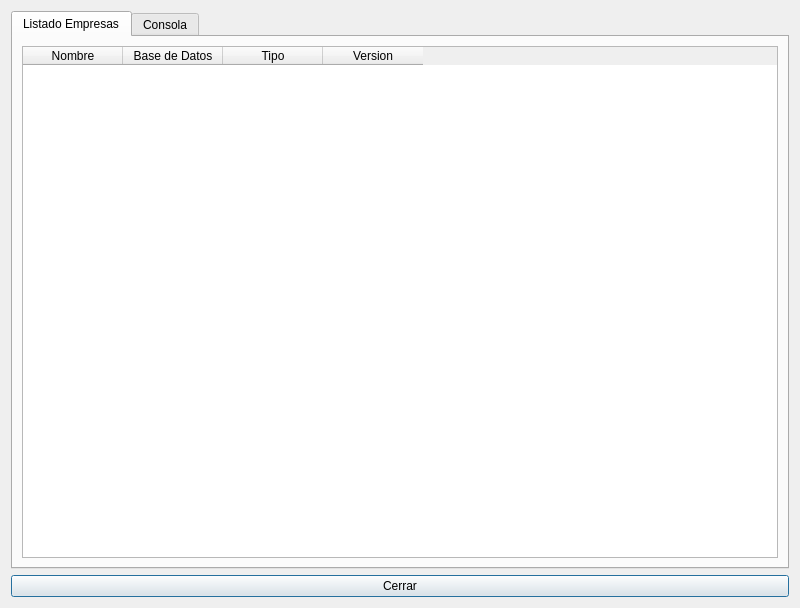
<?xml version="1.0" encoding="UTF-8"?>
<ui version="4.0">
 <class>ListEmpresasBase</class>
 <widget class="QDialog" name="ListEmpresasBase">
  <property name="geometry">
   <rect>
    <x>0</x>
    <y>0</y>
    <width>800</width>
    <height>608</height>
   </rect>
  </property>
  <property name="sizePolicy">
   <sizepolicy hsizetype="Fixed" vsizetype="Fixed">
    <horstretch>0</horstretch>
    <verstretch>0</verstretch>
   </sizepolicy>
  </property>
  <property name="maximumSize">
   <size>
    <width>800</width>
    <height>608</height>
   </size>
  </property>
  <property name="windowTitle">
   <string>Listado de Empresas</string>
  </property>
  <property name="windowIcon">
   <iconset resource="resources.qrc">
    <normaloff>:/images/bulmasetup_empresabase.xpm</normaloff>:/images/bulmasetup_empresabase.xpm</iconset>
  </property>
  <layout class="QVBoxLayout" name="verticalLayout">
   <item>
    <widget class="QTabWidget" name="tabWidget">
     <property name="currentIndex">
      <number>0</number>
     </property>
     <widget class="QWidget" name="tab">
      <attribute name="icon">
       <iconset resource="resources.qrc">
        <normaloff>:/images/bulmasetup_empresabase.xpm</normaloff>:/images/bulmasetup_empresabase.xpm</iconset>
      </attribute>
      <attribute name="title">
       <string>Listado Empresas</string>
      </attribute>
      <layout class="QGridLayout" name="gridLayout_2">
       <item row="0" column="0">
        <widget class="QTableWidget" name="mui_listado">
         <property name="focusPolicy">
          <enum>Qt::ClickFocus</enum>
         </property>
         <property name="horizontalScrollBarPolicy">
          <enum>Qt::ScrollBarAsNeeded</enum>
         </property>
         <property name="autoScroll">
          <bool>true</bool>
         </property>
         <property name="editTriggers">
          <set>QAbstractItemView::NoEditTriggers</set>
         </property>
         <property name="tabKeyNavigation">
          <bool>false</bool>
         </property>
         <property name="showDropIndicator" stdset="0">
          <bool>false</bool>
         </property>
         <property name="dragDropOverwriteMode">
          <bool>false</bool>
         </property>
         <property name="alternatingRowColors">
          <bool>true</bool>
         </property>
         <property name="selectionMode">
          <enum>QAbstractItemView::SingleSelection</enum>
         </property>
         <property name="selectionBehavior">
          <enum>QAbstractItemView::SelectRows</enum>
         </property>
         <property name="textElideMode">
          <enum>Qt::ElideLeft</enum>
         </property>
         <property name="verticalScrollMode">
          <enum>QAbstractItemView::ScrollPerItem</enum>
         </property>
         <property name="horizontalScrollMode">
          <enum>QAbstractItemView::ScrollPerPixel</enum>
         </property>
         <property name="showGrid">
          <bool>true</bool>
         </property>
         <property name="gridStyle">
          <enum>Qt::DotLine</enum>
         </property>
         <property name="sortingEnabled">
          <bool>true</bool>
         </property>
         <property name="wordWrap">
          <bool>true</bool>
         </property>
         <property name="cornerButtonEnabled">
          <bool>true</bool>
         </property>
         <column>
          <property name="text">
           <string>Nombre</string>
          </property>
         </column>
         <column>
          <property name="text">
           <string>Base de Datos</string>
          </property>
         </column>
         <column>
          <property name="text">
           <string>Tipo</string>
          </property>
         </column>
         <column>
          <property name="text">
           <string>Version</string>
          </property>
         </column>
        </widget>
       </item>
      </layout>
     </widget>
     <widget class="QWidget" name="tab_2">
      <attribute name="icon">
       <iconset resource="resources.qrc">
        <normaloff>:/images/terminal.png</normaloff>:/images/terminal.png</iconset>
      </attribute>
      <attribute name="title">
       <string>Consola</string>
      </attribute>
      <layout class="QGridLayout" name="gridLayout">
       <item row="0" column="0">
        <widget class="QTextBrowser" name="mui_textBrowser">
         <property name="horizontalScrollBarPolicy">
          <enum>Qt::ScrollBarAlwaysOff</enum>
         </property>
        </widget>
       </item>
      </layout>
     </widget>
    </widget>
   </item>
   <item>
    <widget class="QPushButton" name="mui_cancelar">
     <property name="text">
      <string>Cerrar</string>
     </property>
     <property name="icon">
      <iconset resource="resources.qrc">
       <normaloff>:/images/bulmasetup_exit.png</normaloff>:/images/bulmasetup_exit.png</iconset>
     </property>
    </widget>
   </item>
  </layout>
 </widget>
 <resources>
  <include location="resources.qrc"/>
 </resources>
 <connections>
  <connection>
   <sender>mui_cancelar</sender>
   <signal>released()</signal>
   <receiver>ListEmpresasBase</receiver>
   <slot>reject()</slot>
   <hints>
    <hint type="sourcelabel">
     <x>790</x>
     <y>598</y>
    </hint>
    <hint type="destinationlabel">
     <x>297</x>
     <y>496</y>
    </hint>
   </hints>
  </connection>
 </connections>
</ui>
